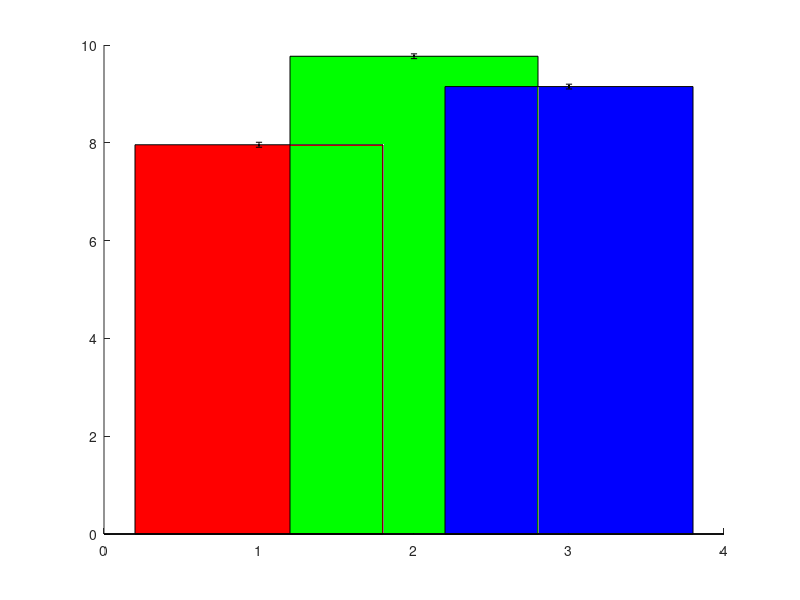

This chart was generated by the following MATLAB code: (Note: this script raises an error after producing the figure.)
% for her to make errorbars
close all

all_means = [7.96, 9.77, 9.15];
all_se    = [0.051, 0.049, 0.049];
mycolor = {'r', 'g', 'b'};
figure
for ii = 1:3    
    hold on
    bar(ii, all_means(ii), mycolor{ii});
    
end

h = errorbar(1:3,all_means,all_se, 'k.', 'linewidth', 1);
h.CapSize = 25;

ylim([7 10.5]);
xlabel('Conditions');
ylabel('Offers');

legend({'DG', 'UG social','UG non-social'})
set(gca, 'XTick', 1:3)
set(gca,'xticklabel',{'DG', 'UG social','UG non-social'})

hold off

% h=errorbar(x,y,err,'ro');
% h.CapSize = 12;